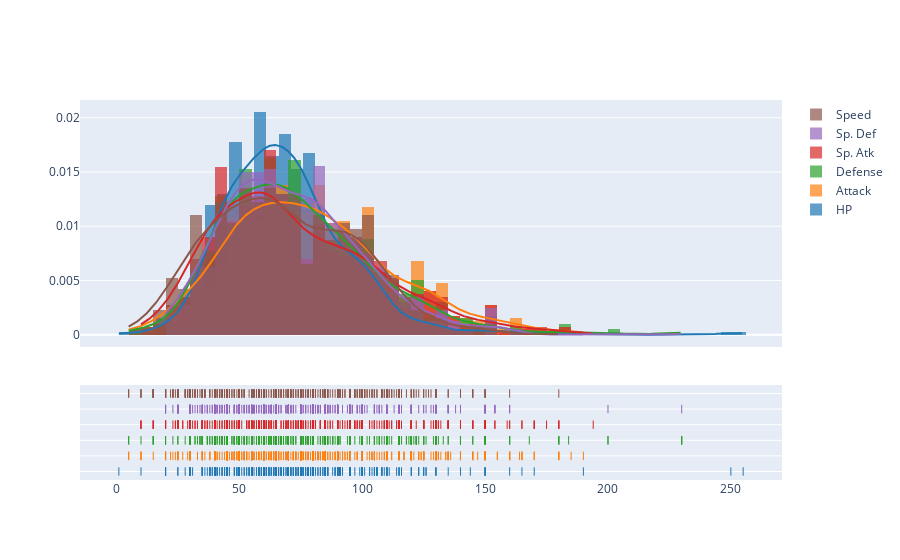

Here is the notebook cell this chart was saved with:
### Markdown cell above
Podemos realizar esto para todos y cada uno de los atributos, pero nos ha servido visualizar las distribuciones de cada estadística base del Pokémon. 

Recordemos que lo que estamos visualizando es cuantos Pokémon tienen p.e. 255 de Ataque, y así con todos los rangos posibles de la estadística Ataque.

***

### 1.3.4. Distribuciones de todas las estadísticas básicas. 
Compararemos ahora las distribuciones de TODAS las estadísticas básicas de los Pokémon, a la vez.

#### 1.3.4.1. En histograma.

### Code cell
hist_data = [dataset['HP'],dataset['Attack'],dataset['Defense'],dataset['Sp. Atk'],dataset['Sp. Def'],dataset['Speed']]
group_labels = list(dataset.iloc[:,5:11].columns)

fig4 = ff.create_distplot(hist_data, group_labels, bin_size=5)
iplot(fig4, filename='Full stats Distplot')

### Figure 1 — Plotly figure (JSON) as saved in the notebook; plotly's stock layout.template omitted (floating-point values rounded to 4 significant figures; data arrays with more than 128 entries replaced by an {"elided": "..."} marker saying what was removed)
{"data": [{"autobinx": false, "histnorm": "probability density", "legendgroup": "HP", "marker": {"color": "rgb(31, 119, 180)"}, "name": "HP", "opacity": 0.7, "type": "histogram", "x": {"elided": "800 int values"}, "xaxis": "x", "xbins": {"end": 255, "size": 5, "start": 1}, "yaxis": "y"}, {"autobinx": false, "histnorm": "probability density", "legendgroup": "Attack", "marker": {"color": "rgb(255, 127, 14)"}, "name": "Attack", "opacity": 0.7, "type": "histogram", "x": {"elided": "800 int values"}, "xaxis": "x", "xbins": {"end": 190, "size": 5, "start": 5}, "yaxis": "y"}, {"autobinx": false, "histnorm": "probability density", "legendgroup": "Defense", "marker": {"color": "rgb(44, 160, 44)"}, "name": "Defense", "opacity": 0.7, "type": "histogram", "x": {"elided": "800 int values"}, "xaxis": "x", "xbins": {"end": 230, "size": 5, "start": 5}, "yaxis": "y"}, {"autobinx": false, "histnorm": "probability density", "legendgroup": "Sp. Atk", "marker": {"color": "rgb(214, 39, 40)"}, "name": "Sp. Atk", "opacity": 0.7, "type": "histogram", "x": {"elided": "800 int values"}, "xaxis": "x", "xbins": {"end": 194, "size": 5, "start": 10}, "yaxis": "y"}, {"autobinx": false, "histnorm": "probability density", "legendgroup": "Sp. Def", "marker": {"color": "rgb(148, 103, 189)"}, "name": "Sp. Def", "opacity": 0.7, "type": "histogram", "x": {"elided": "800 int values"}, "xaxis": "x", "xbins": {"end": 230, "size": 5, "start": 20}, "yaxis": "y"}, {"autobinx": false, "histnorm": "probability density", "legendgroup": "Speed", "marker": {"color": "rgb(140, 86, 75)"}, "name": "Speed", "opacity": 0.7, "type": "histogram", "x": {"elided": "800 int values"}, "xaxis": "x", "xbins": {"end": 180, "size": 5, "start": 5}, "yaxis": "y"}, {"legendgroup": "HP", "marker": {"color": "rgb(31, 119, 180)"}, "mode": "lines", "name": "HP", "showlegend": false, "type": "scatter", "x": {"elided": "500 float values"}, "xaxis": "x", "y": {"elided": "500 float values"}, "yaxis": "y"}, {"legendgroup": "Attack", "marker": {"color": "rgb(255, 127, 14)"}, "mode": "lines", "name": "Attack", "showlegend": false, "type": "scatter", "x": {"elided": "500 float values"}, "xaxis": "x", "y": {"elided": "500 float values"}, "yaxis": "y"}, {"legendgroup": "Defense", "marker": {"color": "rgb(44, 160, 44)"}, "mode": "lines", "name": "Defense", "showlegend": false, "type": "scatter", "x": {"elided": "500 float values"}, "xaxis": "x", "y": {"elided": "500 float values"}, "yaxis": "y"}, {"legendgroup": "Sp. Atk", "marker": {"color": "rgb(214, 39, 40)"}, "mode": "lines", "name": "Sp. Atk", "showlegend": false, "type": "scatter", "x": {"elided": "500 float values"}, "xaxis": "x", "y": {"elided": "500 float values"}, "yaxis": "y"}, {"legendgroup": "Sp. Def", "marker": {"color": "rgb(148, 103, 189)"}, "mode": "lines", "name": "Sp. Def", "showlegend": false, "type": "scatter", "x": {"elided": "500 float values"}, "xaxis": "x", "y": {"elided": "500 float values"}, "yaxis": "y"}, {"legendgroup": "Speed", "marker": {"color": "rgb(140, 86, 75)"}, "mode": "lines", "name": "Speed", "showlegend": false, "type": "scatter", "x": {"elided": "500 float values"}, "xaxis": "x", "y": {"elided": "500 float values"}, "yaxis": "y"}, {"legendgroup": "HP", "marker": {"color": "rgb(31, 119, 180)", "symbol": "line-ns-open"}, "mode": "markers", "name": "HP", "showlegend": false, "type": "scatter", "x": {"elided": "800 int values"}, "xaxis": "x", "y": {"elided": "800 str values"}, "yaxis": "y2"}, {"legendgroup": "Attack", "marker": {"color": "rgb(255, 127, 14)", "symbol": "line-ns-open"}, "mode": "markers", "name": "Attack", "showlegend": false, "type": "scatter", "x": {"elided": "800 int values"}, "xaxis": "x", "y": {"elided": "800 str values"}, "yaxis": "y2"}, {"legendgroup": "Defense", "marker": {"color": "rgb(44, 160, 44)", "symbol": "line-ns-open"}, "mode": "markers", "name": "Defense", "showlegend": false, "type": "scatter", "x": {"elided": "800 int values"}, "xaxis": "x", "y": {"elided": "800 str values"}, "yaxis": "y2"}, {"legendgroup": "Sp. Atk", "marker": {"color": "rgb(214, 39, 40)", "symbol": "line-ns-open"}, "mode": "markers", "name": "Sp. Atk", "showlegend": false, "type": "scatter", "x": {"elided": "800 int values"}, "xaxis": "x", "y": {"elided": "800 str values"}, "yaxis": "y2"}, {"legendgroup": "Sp. Def", "marker": {"color": "rgb(148, 103, 189)", "symbol": "line-ns-open"}, "mode": "markers", "name": "Sp. Def", "showlegend": false, "type": "scatter", "x": {"elided": "800 int values"}, "xaxis": "x", "y": {"elided": "800 str values"}, "yaxis": "y2"}, {"legendgroup": "Speed", "marker": {"color": "rgb(140, 86, 75)", "symbol": "line-ns-open"}, "mode": "markers", "name": "Speed", "showlegend": false, "type": "scatter", "x": {"elided": "800 int values"}, "xaxis": "x", "y": {"elided": "800 str values"}, "yaxis": "y2"}], "layout": {"barmode": "overlay", "hovermode": "closest", "legend": {"traceorder": "reversed"}, "xaxis": {"anchor": "y2", "domain": [0, 1], "zeroline": false}, "yaxis": {"anchor": "free", "domain": [0.35, 1], "position": 0}, "yaxis2": {"anchor": "x", "domain": [0, 0.25], "dtick": 1, "showticklabels": false}}}
